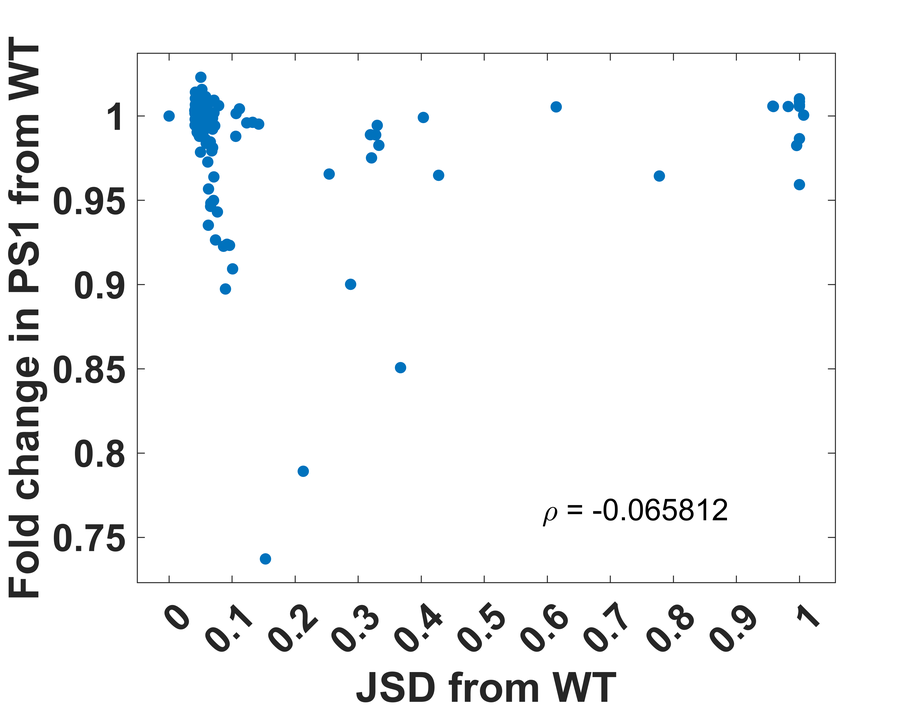
%> input picture Figures/Large_networks/EMT_RACIPE_JSD_plot.tif, 923 x 710 px, shrunk from 4063 x 3125 before the run
$ octave Untitled3.m   (GNU Octave 9; MATLAB toolbox functions it lacks are replaced by stand-ins)
%> lines starting %> are read from the running program, lines starting %| are printed output that depends on the picture
f1 = imread("EMT_RACIPE_JSD_plot.tif");
%> f1 is the input picture: size 710x923x3 uint8; mean R, G, B 244.9, 245.9, 246.6
f2 = imread("EMT_RACIPE_Pos_plot.tif");
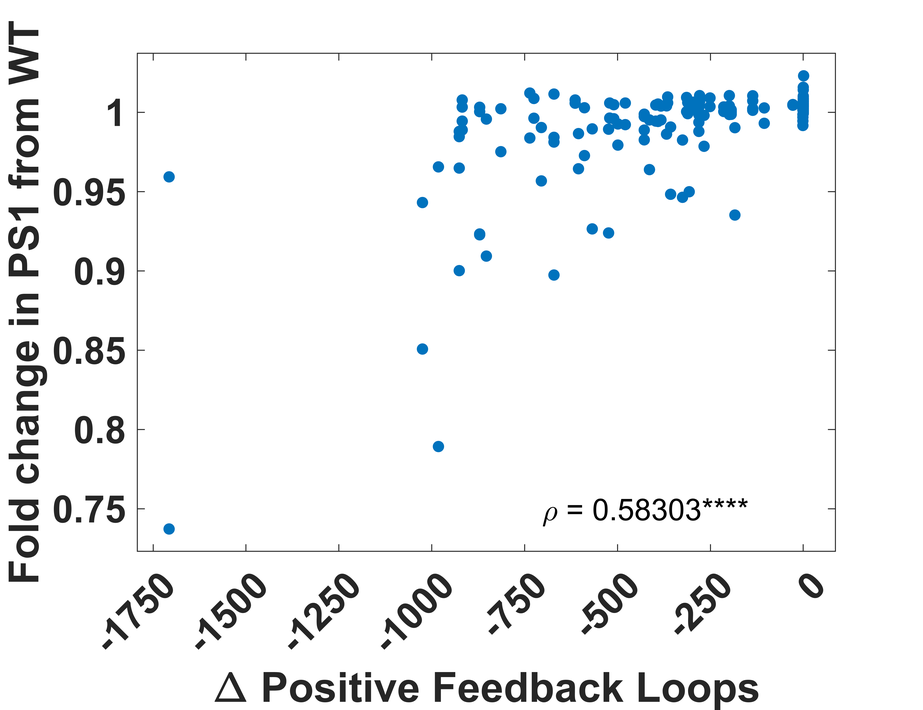
%> input picture Figures/Large_networks/EMT_RACIPE_Pos_plot.tif, 923 x 710 px, shrunk from 4063 x 3125 before the run
%> f2 is the input picture: size 710x923x3 uint8; mean R, G, B 242.2, 243.7, 244.7
f3 = imread("EMT_RACIPE2_JSD_plot.tif");
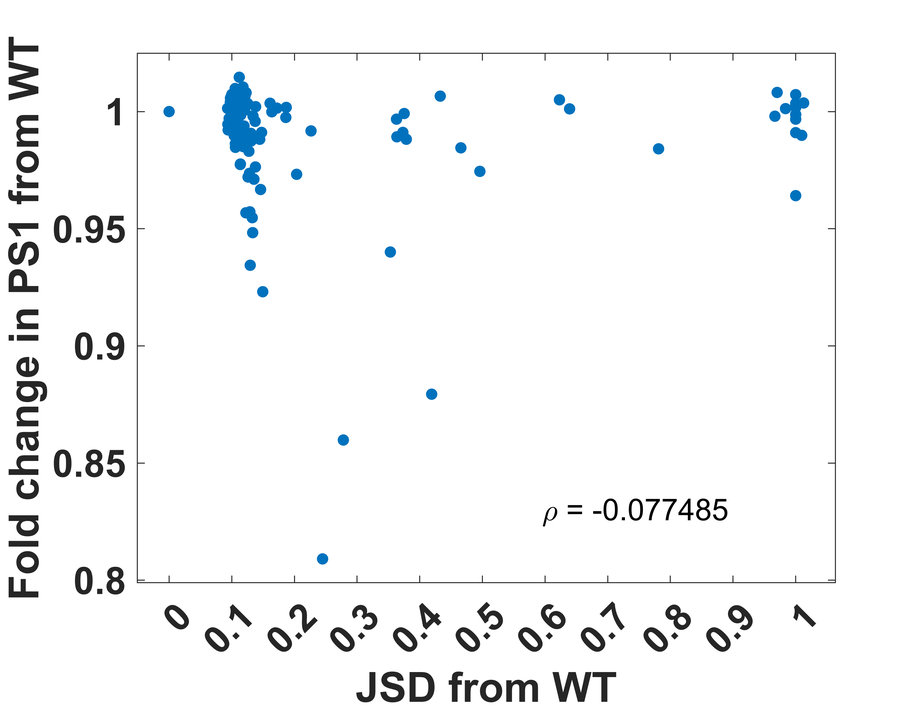
%> input picture Figures/Large_networks/EMT_RACIPE2_JSD_plot.tif, 923 x 710 px, shrunk from 4063 x 3125 before the run
%> f3 is the input picture: size 710x923x3 uint8; mean R, G, B 244.9, 246, 246.8
f4 = imread("EMT_RACIPE2_Pos_plot.tif");
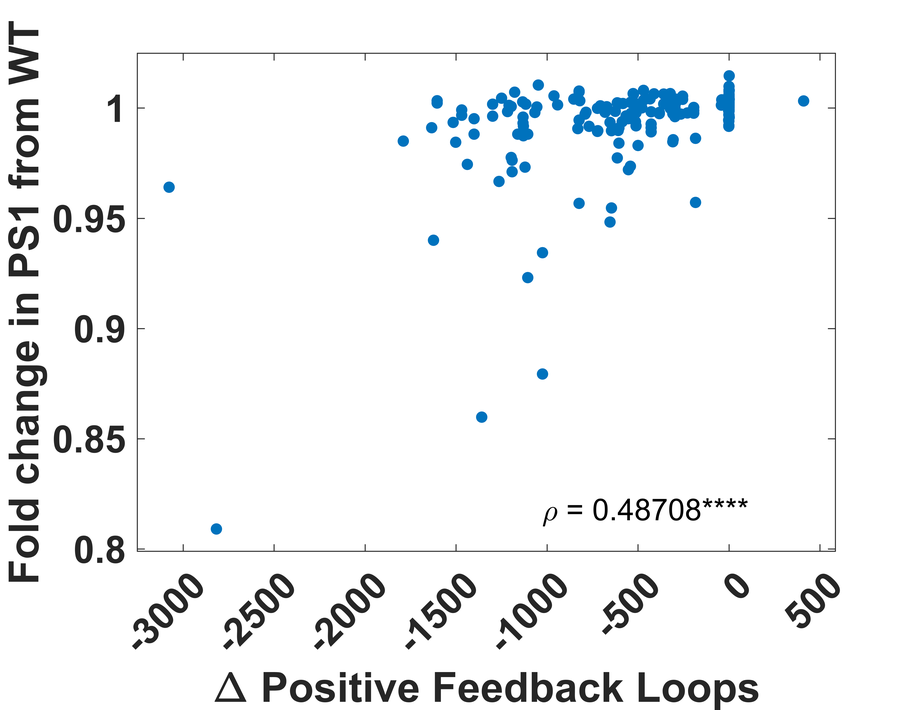
%> input picture Figures/Large_networks/EMT_RACIPE2_Pos_plot.tif, 923 x 710 px, shrunk from 4063 x 3125 before the run
%> f4 is the input picture: size 710x923x3 uint8; mean R, G, B 242, 243.6, 244.7
f5 = imread("EMT_RACIPE_3d_plot.tif");
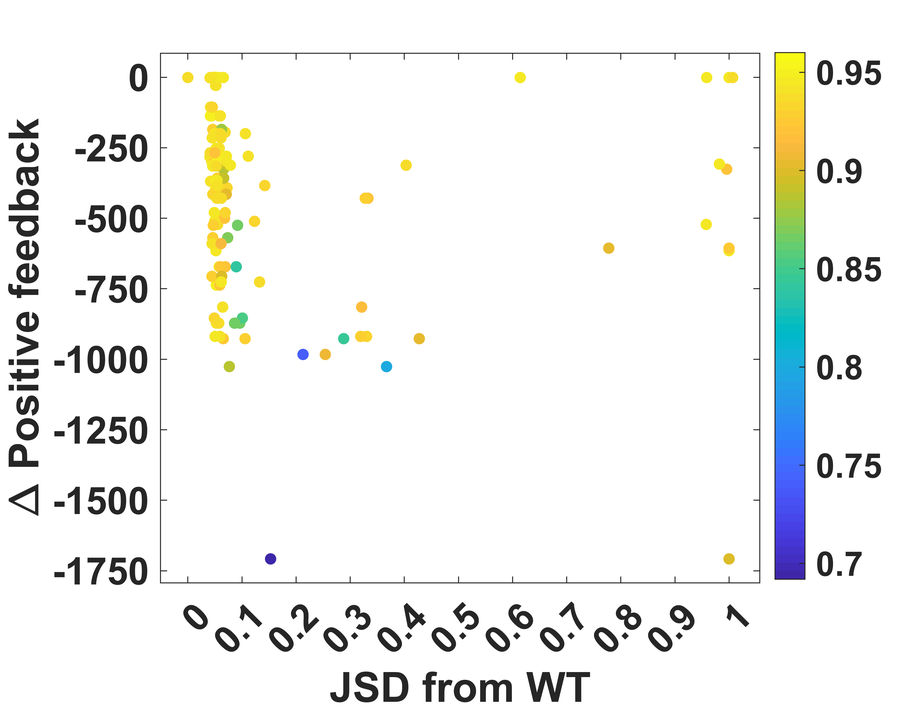
%> input picture Figures/Large_networks/EMT_RACIPE_3d_plot.tif, 923 x 710 px, shrunk from 4063 x 3125 before the run
%> f5 is the input picture: size 710x923x3 uint8; mean R, G, B 241.8, 242.8, 240.9
f6 = imread("EMT_RACIPE2_3d_plot.tif");
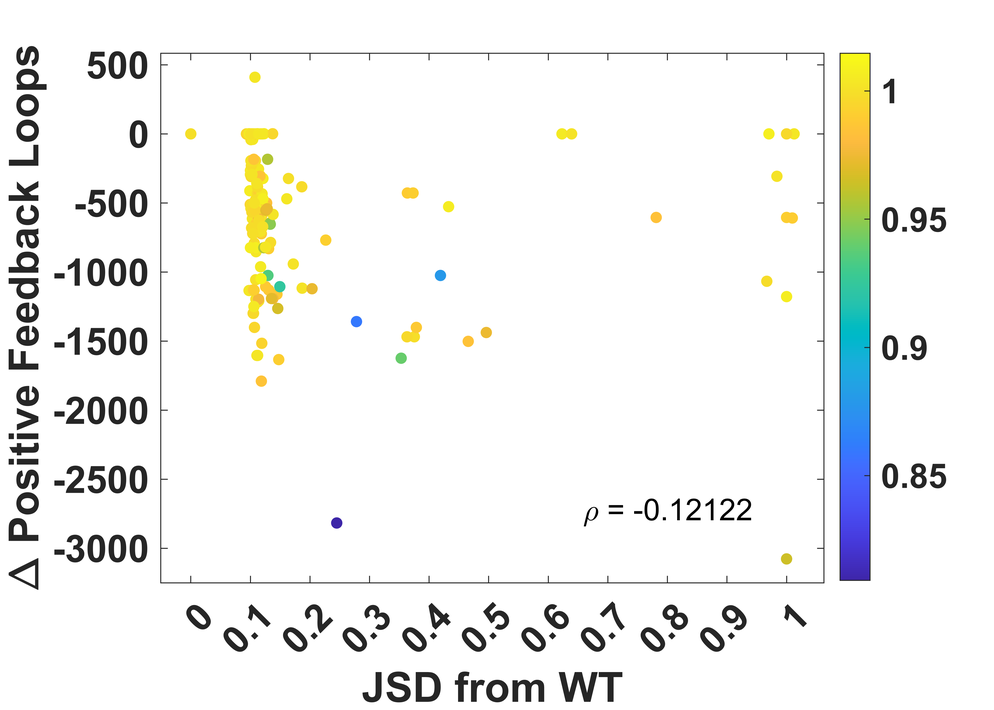
%> input picture Figures/Large_networks/EMT_RACIPE2_3d_plot.tif, 994 x 710 px, shrunk from 4375 x 3125 before the run
%> f6 is the input picture: size 710x994x3 uint8; mean R, G, B 242.2, 243.1, 241.1


%> (the run ends here)
